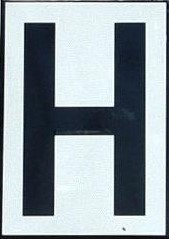
#> input picture Data/OriginalObjectImages/original_image_h_tafel.jpg, 169 x 239 px, found by its file name
$ python main.py
#> lines starting #> are read from the running program, lines starting #| are printed output that depends on the picture
### Code/utils/my_util_image_operations.py
import cv2
import numpy as np


# [5 lines left out: function img_resize, not called in this run]


def img_add_gaussian_noise(img_input_rgb):

    row, col, _ = img_input_rgb.shape

    mean = 0
    var = 0.1
    sigma = var ** 0.5

    gaussian = np.random.random((row, col, 1)).astype(np.float32)
    gaussian = np.concatenate((gaussian, gaussian, gaussian), axis = 2)
    img_output_rgb = cv2.addWeighted(img_input_rgb, 0.75, 0.25 * gaussian, 0.25, 0)

    return img_output_rgb

### Code/main.py
import argparse
import cv2
import numpy as np
from utils.my_util_feature_picker import FeaturePicker
from utils.my_util_boundbox import BoundBoxPicker
from utils.my_util_image_operations import *


def main():

    '''
    Step 0: Preparation
    '''
    # [6 lines of commented-out code are left out]

    run_steps = {'step1': False, 'step2': True, 'step3': False}

    num_features_img_object = 12
    path_OriginalObjectImages = './Data/OriginalObjectImages/'
    path_RandomUnprocessedImages = './Data/RandomUnprocessedImages/'
    path_RandomProcessedImages = './Data/RandomProcessedImages/'
    path_GeneratedAnnotatedDataset = './Data/GeneratedAnnotatedData/'

    file_name_img_orig_object = 'original_image_h_tafel.jpg'
    img_orig_object = cv2.imread(path_OriginalObjectImages + file_name_img_orig_object)
#> img_orig_object is the input picture: shape (239, 169, 3); mean B, G, R 165.4, 159.4, 148.2


    '''
    Step 1: Manually select key points from original object image
    '''

    if run_steps['step1']:

        feature_picker = FeaturePicker(img_orig_object, num_features=num_features_img_object, path_json=path_OriginalObjectImages)
        feature_picker.run()

        boundbox_picker = BoundBoxPicker(img_orig_object, path_json=path_OriginalObjectImages)
        boundbox_picker.run()


    '''
    Step 2: Create Data Set
    '''

    if run_steps['step2']:

        # Alter
        img_random = np.random.randint(255, size=(320,480,3),dtype=np.uint8)
        cv2.imshow('RGB', img_random)
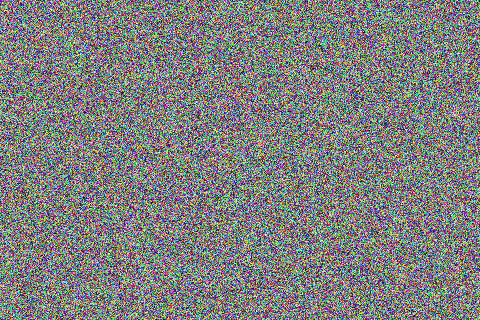
#> window 'RGB': shape (320, 480, 3); mean B, G, R 126.7, 127.3, 126.7
        cv2.waitKey(0)

        img_object_noisy = img_add_gaussian_noise(img_orig_object)
        cv2.imshow("Noisy Image", img_object_noisy)
        cv2.waitKey(0)


if __name__ == "__main__":
#> (the run stopped early here; a loop or call above may not have finished)
